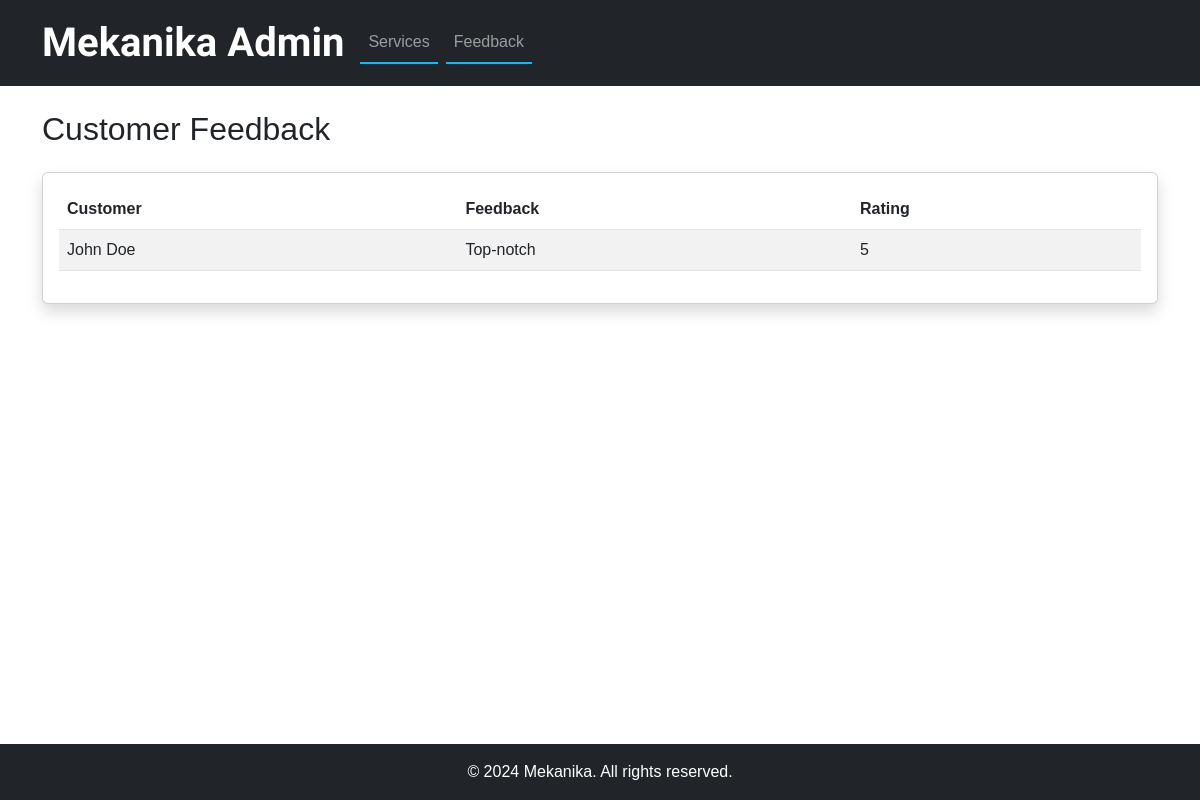
The page /feedback/ on the database its author committed.
### user/models.py (models this page shows, shortened)
class FeedBack(models.Model):
    RATING_CHOICES = [
        (1, '1 - Very Poor'),
        (2, '2 - Poor'),
        (3, '3 - Average'),
        (4, '4 - Good'),
        (5, '5 - Excellent'),
    ]
    name = models.CharField(max_length=100, null=True)
    email = models.EmailField()
    service = models.ForeignKey(Service, on_delete=models.SET_NULL, null=True, blank=True)
    message = models.TextField()
    rating = models.IntegerField(choices=RATING_CHOICES, null=True)

### user/views.py (the view)
# urls.py: path('feedback/', views.feedback_list, name='feedback_list'),
def feedback_list(request):
    feedback = FeedBack.objects.all().order_by('-id')
    return render(request, 'feedback.html', {'feedback': feedback})

### Admin/templates/feedback.html
{% extends 'admin_base.html' %}
{% block content %}
<div class="container">
    <h2 class="my-4">Customer Feedback</h2>
    <div class="card shadow">
        <div class="card-body">
            <table class="table table-striped">
                <thead>
                    <tr>
                        <th>Customer</th>
                        <th>Feedback</th>
                        <th>Rating</th>
                    </tr>
                </thead>
                <tbody>
                    {% for f in feedback %}
                    <tr>
                        <td>{{ f.name }}</td>
                        <td>{{ f.message }}</td>
                        <td>{{ f.rating }}</td>
                    </tr>
                    {% empty %}
                    <tr>
                        <td colspan="3" class="text-center">No feedback yet.</td>
                    </tr>
                    {% endfor %}
                </tbody>
            </table>
        </div>
    </div>
</div>
{% endblock %}

### static/style/main.css (style rules this page uses)
html, body { min-height: 100vh; display: flex; flex-direction: column; font-family: 'Zalando', sans-serif; }

### rows shown on the page
FeedBack: name "John Doe", message "Top-notch", rating "5"
